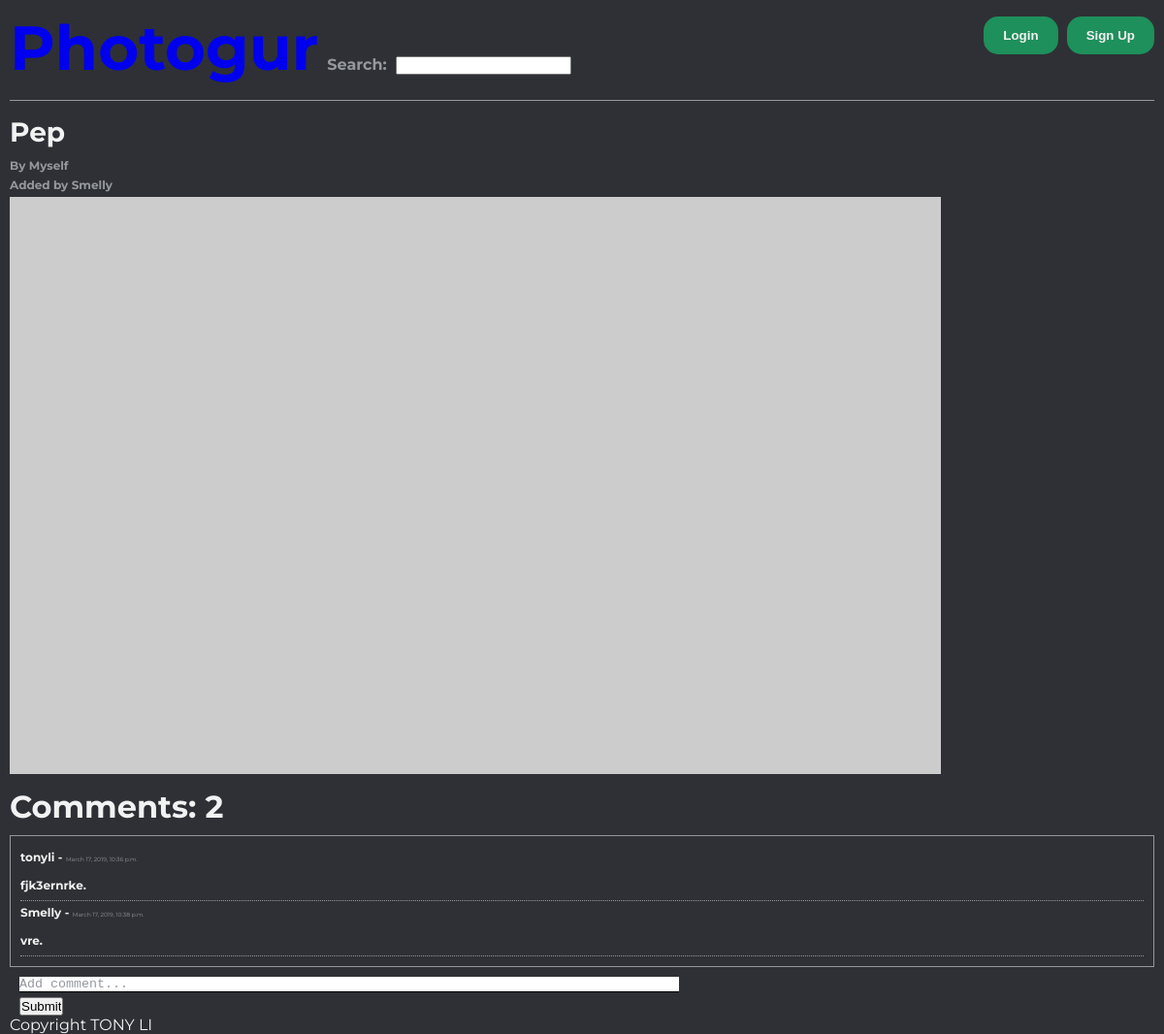
The app's page /pictures/17 with its own data.
### photogur/models.py (models this page shows, shortened)
class Picture(models.Model):
    title = models.CharField(max_length=255)
    artist = models.CharField(max_length=255)
    url = models.CharField(max_length=255)
    user = models.ForeignKey(User, on_delete=models.CASCADE, related_name='pictures', default=1)

class Comment(models.Model):
    name = models.CharField(max_length=255) #need to delete later but done know hwo to delete as of right now
    created_at = models.DateTimeField(auto_now_add=True)
    message = models.TextField()
    picture = models.ForeignKey(Picture, on_delete=models.CASCADE, related_name='comments')
    user = models.ForeignKey(User, on_delete=models.CASCADE, related_name='comments', default=1)

### photogur/views.py (the view)
# urls.py: path('pictures/<int:id>', picture_show, name='picture_details'),
def picture_show(request, id):
    picture = Picture.objects.get(pk=id)
    comments = picture.comments.all()
    if request.method == 'POST':
        comment_form = CommentForm(request.POST)
        if comment_form.is_valid():
            new_comment = comment_form.save()
            return HttpResponseRedirect('/pictures/{}'.format(id))
        else:
            pass #some error
    else:
        comment_form = CommentForm(initial={'picture': id, 'user': request.user, 'name': 'placeholder'})
    context = {
        'picture': picture,
        'comments': comments,
        'comment_form': comment_form
    }
    response = render(request, 'picture.html', context)
    return HttpResponse(response)

### photogur/forms.py
class CommentForm(ModelForm):
    class Meta:
        model = Comment
        widgets = {
            'picture': forms.HiddenInput(),
            'user': forms.HiddenInput(),
            'name': forms.HiddenInput()
        }
        fields = [
            'name',
            'message',
            'picture',
            'user'
        ]

### photogur/templates/picture.html (shortened to what this page needs)
{% extends 'base.html' %}
{% block content %}
  <div class="title">
    <h2> {{picture.title}} </h2>
    <h3> By {{picture.artist}} </h3>
    <h3> Added by {{ picture.user }}</h3>
  </div>
  <div class="individual-image">
    <li>
      <img src="{{picture.url}}" alt="">
    </li>
  </div>
  <h1 class="comment-count">Comments: {{ picture.comments.count }}</h1>
  <div class="comment-section">
    <ul>
      {% for comment in comments %}
        <li>
          <h3>{{ comment.user }} - <span>{{ comment.created_at }}</span></h3>
          <h4>{{ comment.message }}.</h4>
        </li>
      {% endfor %}
    </ul>
  </div>
  <div class="comment-post">
    <form action="{% url 'picture_details' id=picture.pk %}" method="post">
      <p>
        <textarea placeholder="Add comment..." name="message" cols="40" rows="5" required="" id="id_message"></textarea>
      </p>
      <input type="submit" name="Add" id="">
    </form>
  </div>
  {% endblock %}

### photogur/static/css/main.css (style rules this page uses)
* { box-sizing: border-box; list-style: none; margin: 0; padding: 0; }
html { height: 100%; background: #2e3035; }
body { padding: 10px; font-family: 'Montserrat', sans-serif; position: relative; height: 100%; color: #f2f2f2; }
li { list-style: none; display: inline-block; }
.title h3 { padding-bottom: 5px; color: #94989e; font-size: 0.75em; }
.title h2 { font-size: 1.75em; padding-bottom: 10px; font-weight: 700; }
span { font-size: 0.5em; }
.comment-count { margin-top: 10px; }
.comment-section li { display: block; line-height: 2; border-bottom: 1px dotted #94989e; }
.comment-section ul { border: solid #94989e; padding: 10px; border-width: 1px; margin: 10px 0; }
.comment-section li h3 { font-size: 0.75em; font-weight: 700; }
.comment-section li h3 span { font-size: 0.5em; color: #94989e; font-weight: 400; }
.comment-section li h4 { font-size: 0.75em; display: inline-block; }
.comment-post { margin: 0 10px; }
.comment-post form p textarea { width: 680px; height: 16px; resize: none; border: none; border-bottom: 1px solid; outline: none; }
.comment-post form p textarea::placeholder { color: #94989e; }
.individual-image img { width: 100%; height: auto; }

### records on screen
Picture: title "Pep", artist "Myself", user "Smelly", comments.count "2"
Comment: user "tonyli", created_at "March 17, 2019, 10:36 p.m.", message "fjk3ernrke"
Comment: user "Smelly", created_at "March 17, 2019, 10:38 p.m.", message "vre"
